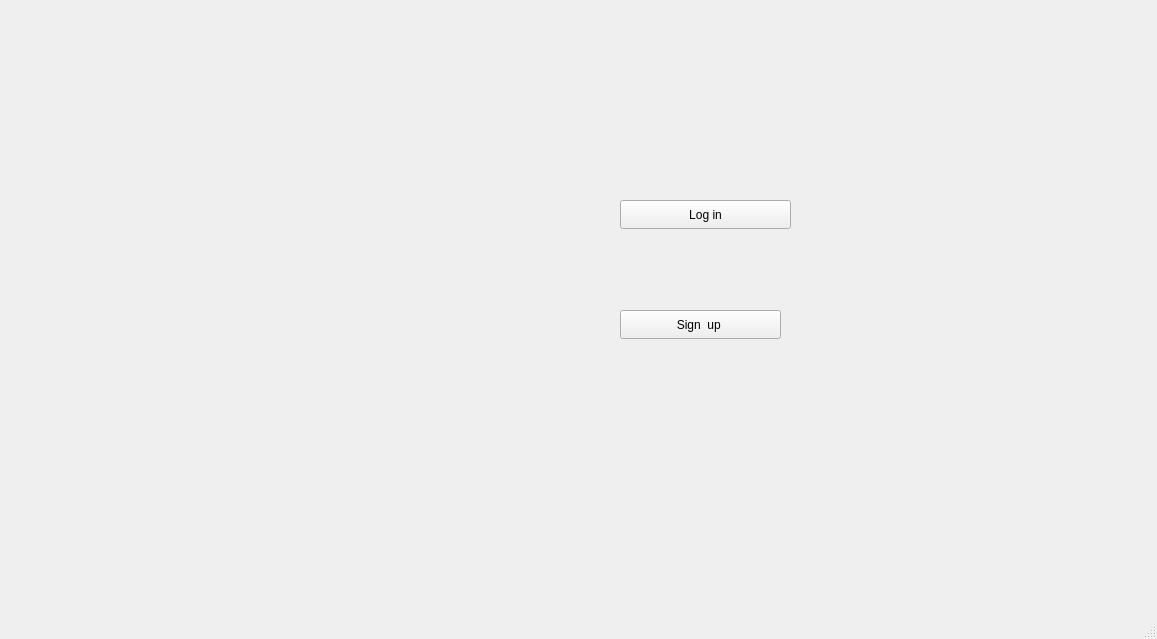
<?xml version="1.0" encoding="UTF-8"?>
<ui version="4.0">
 <class>MainWindow</class>
 <widget class="QMainWindow" name="MainWindow">
  <property name="geometry">
   <rect>
    <x>0</x>
    <y>0</y>
    <width>1157</width>
    <height>639</height>
   </rect>
  </property>
  <property name="windowTitle">
   <string>MainWindow</string>
  </property>
  <widget class="QWidget" name="centralwidget">
   <widget class="QLabel" name="label">
    <property name="geometry">
     <rect>
      <x>-10</x>
      <y>40</y>
      <width>1201</width>
      <height>541</height>
     </rect>
    </property>
    <property name="styleSheet">
     <string notr="true">image: url(:/Game/G3);</string>
    </property>
    <property name="text">
     <string/>
    </property>
   </widget>
   <widget class="QPushButton" name="login">
    <property name="geometry">
     <rect>
      <x>620</x>
      <y>200</y>
      <width>171</width>
      <height>29</height>
     </rect>
    </property>
    <property name="text">
     <string>Log in</string>
    </property>
   </widget>
   <widget class="QPushButton" name="register_2">
    <property name="geometry">
     <rect>
      <x>620</x>
      <y>310</y>
      <width>161</width>
      <height>29</height>
     </rect>
    </property>
    <property name="text">
     <string>Sign  up </string>
    </property>
   </widget>
  </widget>
  <widget class="QMenuBar" name="menubar">
   <property name="geometry">
    <rect>
     <x>0</x>
     <y>0</y>
     <width>1157</width>
     <height>25</height>
    </rect>
   </property>
  </widget>
  <widget class="QStatusBar" name="statusbar"/>
 </widget>
 <resources/>
 <connections/>
</ui>
